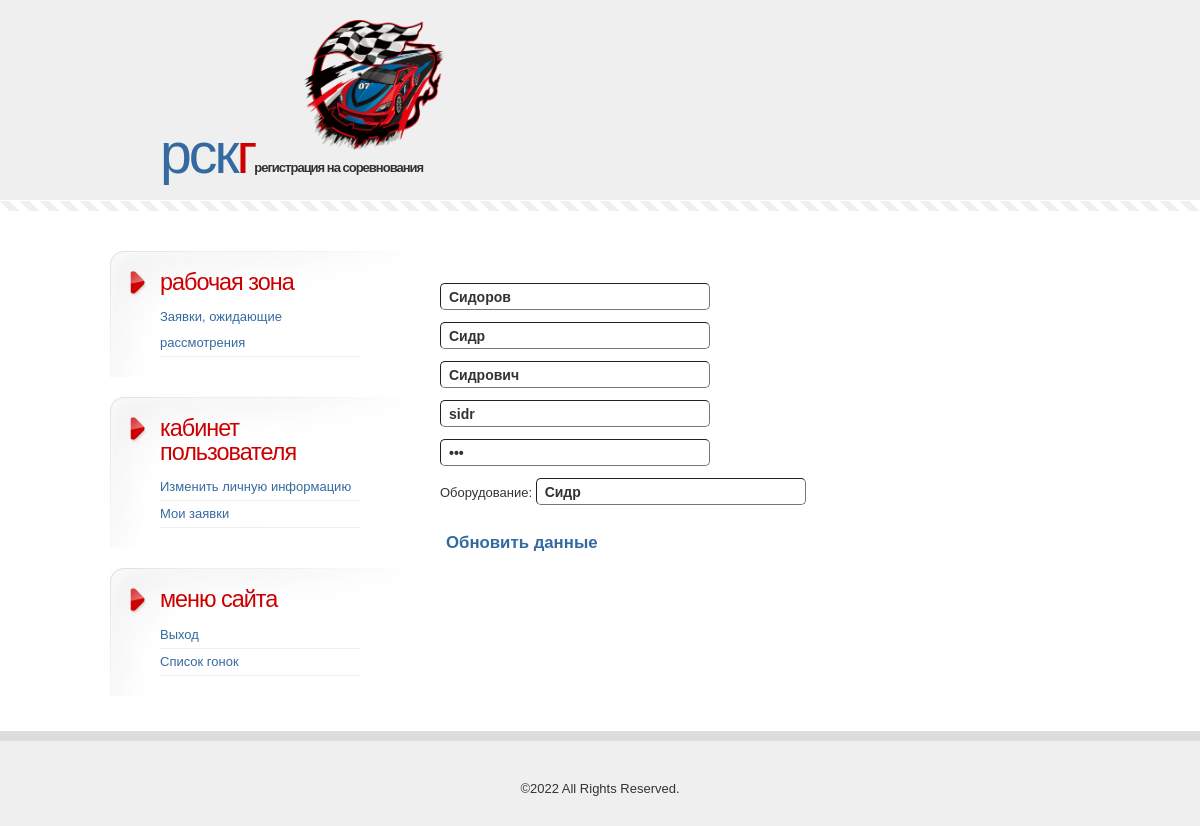
The page /Сайт/userinfo.php (signed in) on the database its author committed.
### tables this page shows
CREATE TABLE `users` (
  `id` int(11) NOT NULL,
  `LastName` varchar(100) NOT NULL,
  `FirstName` varchar(100) NOT NULL,
  `MiddleName` varchar(100) DEFAULT NULL,
  `Login` varchar(20) NOT NULL,
  `Password` varchar(20) NOT NULL,
  `StartDate` date NOT NULL,
  `Equipment` varchar(200) NOT NULL,
  `Points` int(11) NOT NULL,
  `Disquals` int(11) NOT NULL,
  `Role` tinyint(4) NOT NULL
);

### Сайт/userinfo.php (the view, shortened to what this page needs)
<html>
<head>
<link rel="stylesheet" href="/style.css" type="text/css">
</head>
<body>
<div id="header">
	<h1><a style="margin-left: 50px" href="/">РСК<span>Г</span></a></h1>
	<h2><a>Регистрация на соревнования</a></h2>
</div>
<div id="page">
	<div id="content">
        <?php
		    $racing_center = new PDO('mysql:host=localhost;dbname=racingcenter', 'root');
            $get_u_info = 'SELECT LastName, FirstName, MiddleName, Login, Password, Equipment FROM Users WHERE id = :cur_user';
			$user_info = $racing_center->prepare($get_u_info);
			$user_info->execute(['cur_user' => $_COOKIE['id']]);
            $user_info = $user_info->fetch(PDO::FETCH_OBJ);
            echo
            '
            <form method="POST" action="/updateuinfo.php">
                <input class="medium-inp" placeholder="Фамилия" name="LName" type="text" value="'.$user_info->LastName.'">
			    </br>
				<input class="medium-inp" placeholder="Имя" name="Name" type="text" value="'.$user_info->FirstName.'">
			    </br>
				<input class="medium-inp" placeholder="Отчество" name="MName" type="text" value="'.$user_info->MiddleName.'">
			    </br>
                <input class="medium-inp" maxlength="20" placeholder="Логин" name="Login" type="text" value="'.$user_info->Login.'">
			    </br>
				<input class="medium-inp" maxlength="20" placeholder="Пароль" name="Password" type="password" value="'.$user_info->Password.'">
				</br>
				Оборудование: <input class="medium-inp" maxlength="20" placeholder="Какое оборудование вы используете?" name="Equipment" type="texts" value="'.$user_info->Equipment.'">
				<input type="hidden" name="uid" value="'.$_COOKIE['id'].'">
                <div class="form-bottom">
					<input class="common-button" type="submit" value="Обновить данные">
				</div>
            </form>';
        ?>
	</div>
    <div id="sidebar">
		<ul>
			<?php
			if(isset($_COOKIE['Role']) && $_COOKIE['Role'] != 0){
				echo
				'<li>
				    <h2>Рабочая зона</h2>
				    <ul>
					    <li><a href="/workspace.php">Заявки, ожидающие рассмотрения</a></li>';
			echo    '</ul>
				</li>';
			}
			?>
			<?php
			if(isset($_COOKIE['id'])){
				echo
				'<li>
				    <h2>Кабинет пользователя</h2>
				    <ul>
					    <li><a href="/userinfo.php">Изменить личную информацию</a></li>
					    <li><a href="/my.php">Мои заявки</a></li>
					</ul>
			    </li>';
			}
			?>
			<li>
				<h2>Меню сайта</h2>
				<ul>
				    <?php
				    	if(isset($_COOKIE['id']))
						    echo '<li><a href="logout.php">Выход</a></li>';
						else
						    echo '<li><a id="show-login">Вход</a></li>
							      <li><a id="show-register">Регистрация</a></li>';
					?>
					<li><a href="/">Список гонок</a></li>
				</ul>
			</li>
		</ul>
		<div style="clear: both;">&nbsp;</div>
	</div>
</div>
<div id="footer">
	<p id="legal">&copy;2022 All Rights Reserved.</a></p>
</div>
</body>
</html>

### Сайт/style.css (style rules this page uses)
body { margin: 0; padding: 0; background: #FFFFFF url(images/img01.gif) repeat-x; font-family: "Trebuchet MS", Arial, Helvetica, sans-serif; font-size: 13px; color: #333333; }
form { margin-top: 20px; padding: 0; }
input, textarea { font: bold 1.2em "Trebuchet MS", Arial, Helvetica, sans-serif; color: #333333; }
h1, h2, h3 { margin: 0; font-weight: normal; color: #5f5f5f; }
h1 { letter-spacing: -1px; font-size: 2.6em; }
h2 { font-size: 1.8em; margin-bottom: 10px; text-transform: lowercase; letter-spacing: -1px; color: #CC0000; }
p, ul, ol { margin-bottom: 1.6em; line-height: 180%; }
a { border-bottom: 1px dotted #EFEFEF; text-decoration: none; color: #356AA0; }
#header { width: 980px; height: 231px; margin: 0 auto; }
#header h1 { float: left; margin-top: 20px; padding: 100px 190px 0 0; background: url(images/img02.png) no-repeat right top; background-size: 140px; text-transform: lowercase; letter-spacing: -3px; font-size: 4.4em; }
#header h1 span { color: #CC0000; }
#header h2 { float: left; margin: 0 0 0 -190px; padding: 160px 0 0 0; text-transform: lowercase; font-size: 1em; font-weight: bold; color: #333333; }
#header h2 a { color: #333333; }
#page { width: 980px; margin: 0 auto; padding: 20px 0; }
#content { float: right; width: 650px; }
input.medium-inp { margin-top: 12px; width: 270px; height: 27px; border-width: 1px; border-radius: 5px; padding-left: 8px; font-size: 14px; }
.form-bottom { margin-top: 22px; font-size: 14px; }
.common-button { margin-top: 5px; border: none; background: none; color: #356AA0; }
#sidebar { float: left; width: 300px; }
#sidebar ul { margin: 0; padding: 0; list-style: none; }
#sidebar li { margin-bottom: 20px; padding: 20px 50px; background: url(images/img03.jpg) no-repeat; }
#sidebar li ul { line-height: 2em; }
#sidebar li li { margin: 0; padding: 0; background: none; border-bottom: 1px solid #EFEFEF; }
#sidebar a { border: none; }
#footer { clear: both; padding: 30px 0; border-top: 10px solid #DDDDDD; background: #EFEFEF; }
#footer p { margin: 0; padding: 10px 0 0 0; text-align: center; line-height: normal; }

### rows shown on the page
users: LName "Сидоров", Name "Сидр", MName "Сидрович", Login "sidr", Equipment "Сидр"
